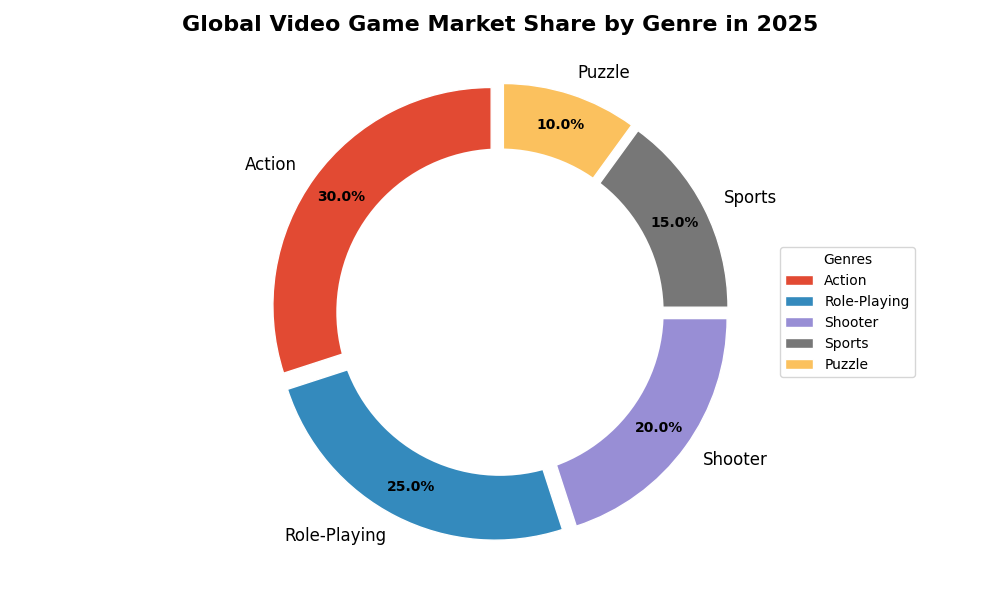

Reproduce this figure in Python.
import matplotlib.pyplot as plt
import numpy as np

# Define the backstory:
# The year is 2025, and the world's leading video game genres, based on market share, are being analyzed.

# Preparing the data
genres = ['Action', 'Role-Playing', 'Shooter', 'Sports', 'Puzzle']
market_share = [30, 25, 20, 15, 10]  # Market share percentages
colors = ['#E24A33', '#348ABD', '#988ED5', '#777777', '#FBC15E']  # Colors associated with each genre

# Plotting the pie chart
fig, ax = plt.subplots(figsize=(10, 6))
wedges, texts, autotexts = ax.pie(
    market_share, 
    labels=genres, 
    colors=colors, 
    autopct='%1.1f%%', 
    startangle=90,  # Starting angle for the first pie piece
    pctdistance=0.85,
    wedgeprops=dict(width=0.4, edgecolor='white'),
    explode=(0.05, 0.05, 0.05, 0.05, 0.05)  # Slightly explode each wedge
)

# Insert circle for 'donut' chart effect
centre_circle = plt.Circle((0,0), 0.75, fc='white')
fig.gca().add_artist(centre_circle)

# Title and legend
plt.title('Global Video Game Market Share by Genre in 2025', fontsize=16, fontweight='bold')
ax.legend(wedges, genres, title="Genres", loc="center left", bbox_to_anchor=(1, 0, 0.5, 1))

# Styling the text
plt.setp(autotexts, size=10, weight='bold', color='black')
plt.setp(texts, size=12)

# Adjust layout to prevent overlapping
plt.tight_layout()

# Display the plot
plt.show()
